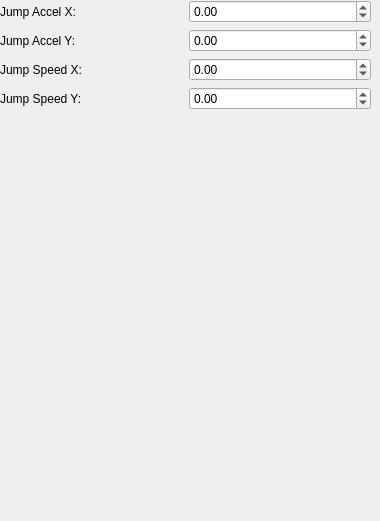
       <widget class="QWidget" name="npc_extra_properties_page">
        <property name="geometry">
         <rect>
          <x>0</x>
          <y>0</y>
          <width>380</width>
          <height>521</height>
         </rect>
        </property>
        <attribute name="label">
         <string>Extra Properties</string>
        </attribute>
        <widget class="QWidget" name="verticalLayoutWidget">
         <property name="geometry">
          <rect>
           <x>0</x>
           <y>0</y>
           <width>371</width>
           <height>511</height>
          </rect>
         </property>
         <layout class="QVBoxLayout" name="verticalLayout">
          <property name="bottomMargin">
           <number>10</number>
          </property>
          <item>
           <layout class="QGridLayout" name="gridLayout_13">
            <item row="1" column="1">
             <widget class="QDoubleSpinBox" name="npc_jump_accel_y_doubleSpinBox">
              <property name="minimum">
               <double>-99.989999999999995</double>
              </property>
              <property name="singleStep">
               <double>0.100000000000000</double>
              </property>
             </widget>
            </item>
            <item row="0" column="0">
             <widget class="QLabel" name="label_14">
              <property name="text">
               <string>Jump Accel X:</string>
              </property>
             </widget>
            </item>
            <item row="0" column="1">
             <widget class="QDoubleSpinBox" name="npc_jump_accel_x_doubleSpinBox">
              <property name="minimum">
               <double>-99.989999999999995</double>
              </property>
              <property name="singleStep">
               <double>0.100000000000000</double>
              </property>
             </widget>
            </item>
            <item row="3" column="1">
             <widget class="QDoubleSpinBox" name="npc_jump_speed_y_doubleSpinBox">
              <property name="minimum">
               <double>-99.989999999999995</double>
              </property>
              <property name="singleStep">
               <double>0.100000000000000</double>
              </property>
             </widget>
            </item>
            <item row="3" column="0">
             <widget class="QLabel" name="label_17">
              <property name="text">
               <string>Jump Speed Y:</string>
              </property>
             </widget>
            </item>
            <item row="1" column="0">
             <widget class="QLabel" name="label_15">
              <property name="text">
               <string>Jump Accel Y:</string>
              </property>
             </widget>
            </item>
            <item row="2" column="0">
             <widget class="QLabel" name="label_16">
              <property name="text">
               <string>Jump Speed X:</string>
              </property>
             </widget>
            </item>
            <item row="2" column="1">
             <widget class="QDoubleSpinBox" name="npc_jump_speed_x_doubleSpinBox">
              <property name="minimum">
               <double>-99.989999999999995</double>
              </property>
              <property name="singleStep">
               <double>0.100000000000000</double>
              </property>
             </widget>
            </item>
           </layout>
          </item>
          <item>
           <widget class="npc_jump_preview_area" name="jump_preview_widget" native="true">
            <property name="sizePolicy">
             <sizepolicy hsizetype="Expanding" vsizetype="Expanding">
              <horstretch>0</horstretch>
              <verstretch>0</verstretch>
             </sizepolicy>
            </property>
            <property name="minimumSize">
             <size>
              <width>320</width>
              <height>240</height>
             </size>
            </property>
           </widget>
          </item>
         </layout>
        </widget>
       </widget>
